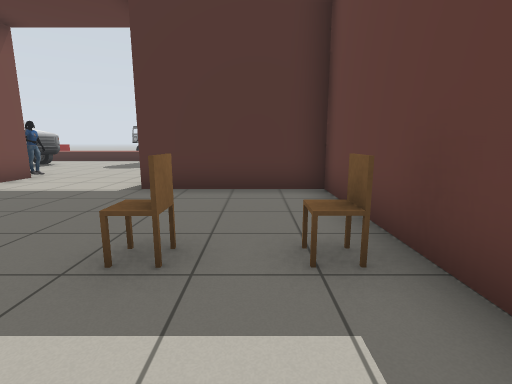
[1] (above)

23 first-person views from a walk through a Gazebo world. The camera is 1 m above the floor, tilts 10° down and sees 85° across. The lines on the ground mark 1 m squares. The floor is counted in squares, 1 m on a side. Each view is taken from the middle of a square. On the plan, view 1 faces up. The plan holds only what a view shows up to about 12 squares ahead; the rest is blank. The place goes on beyond the plan. Gazebo's built-in surfaces are drawn with simple patterns. Simple shapes stand in for some stock models.

[2]
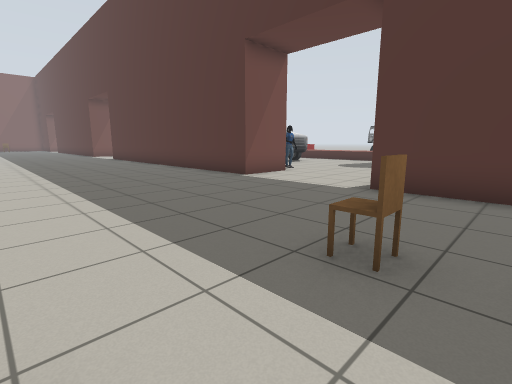

[3]
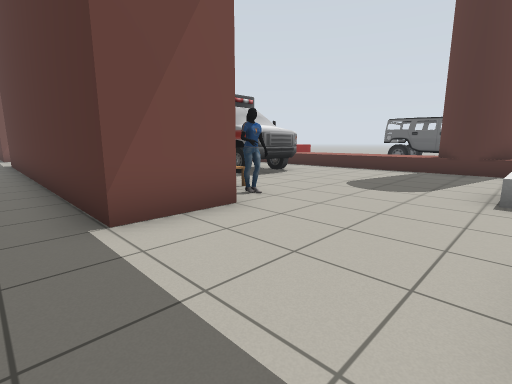

[4]
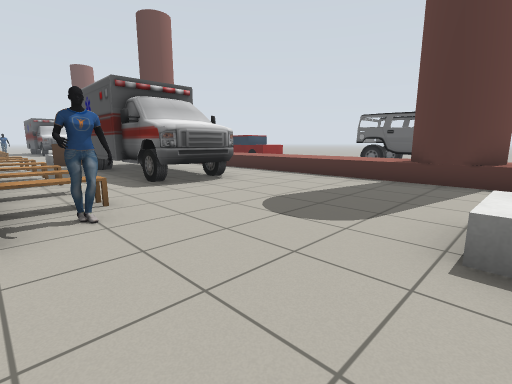

[5]
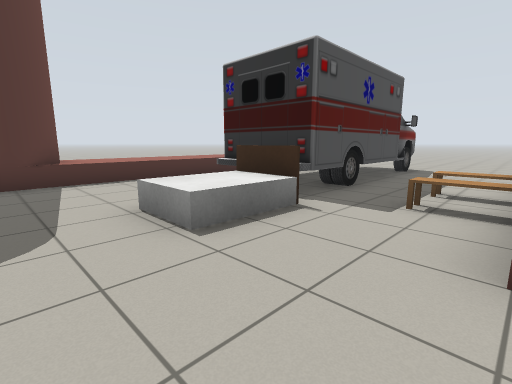

[6]
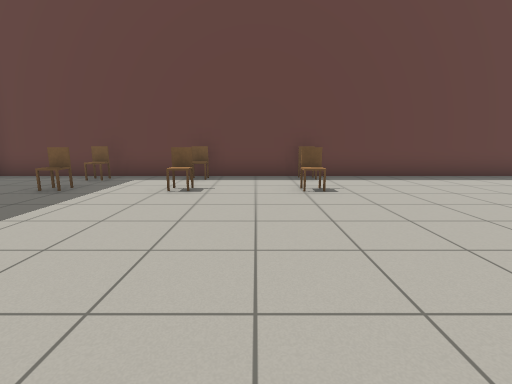

[7]
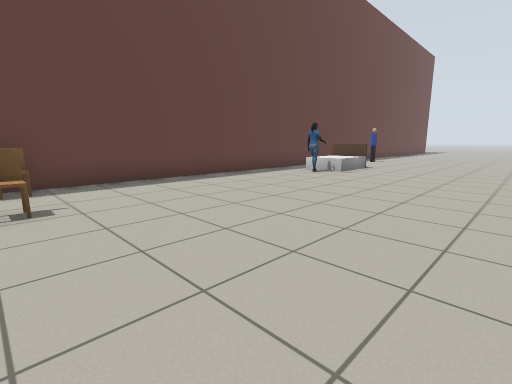

[8]
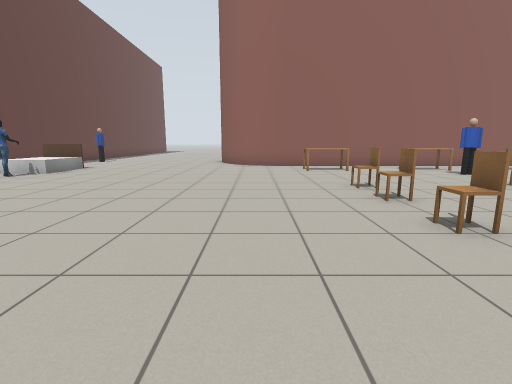

[9]
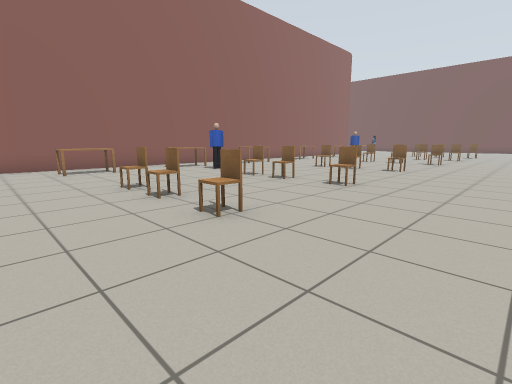

[10]
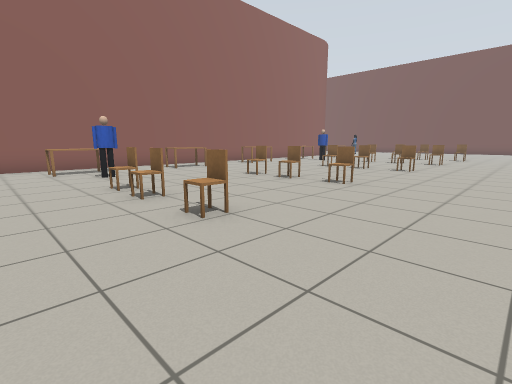

[11]
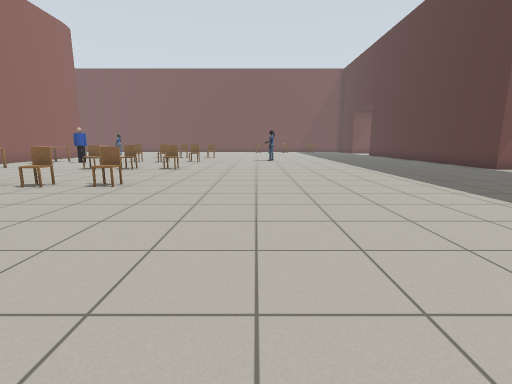

[12]
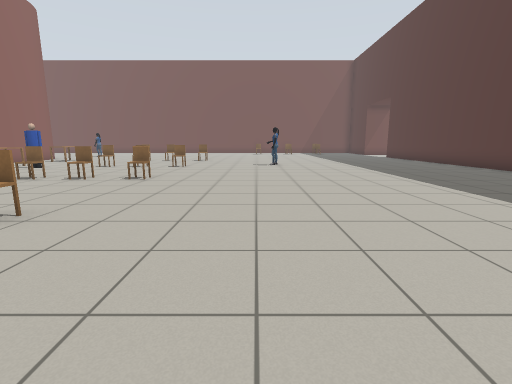

[13]
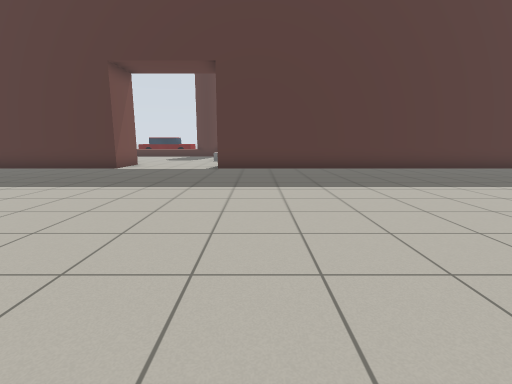

[14]
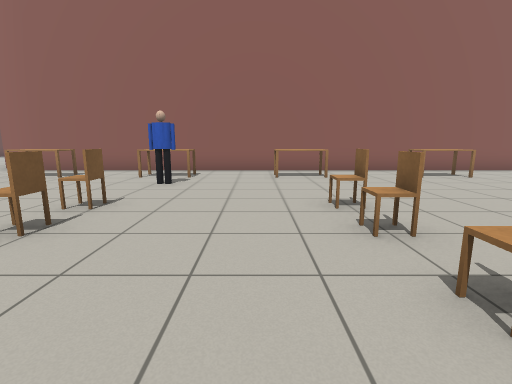

[15]
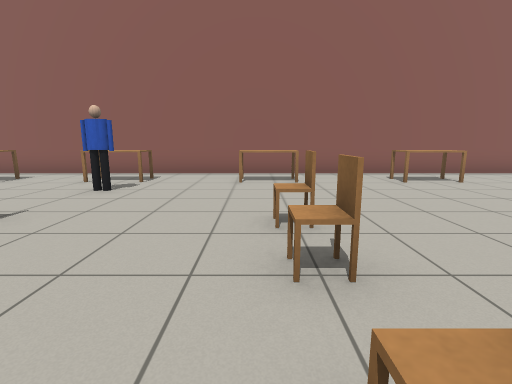

[16]
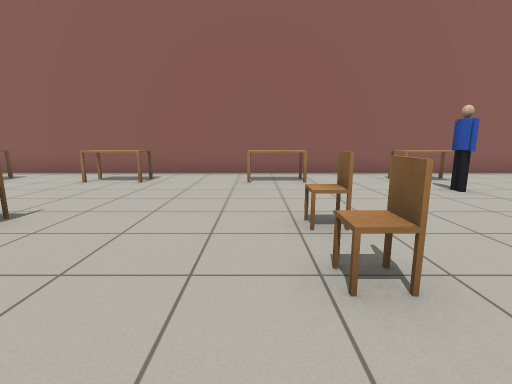

[17]
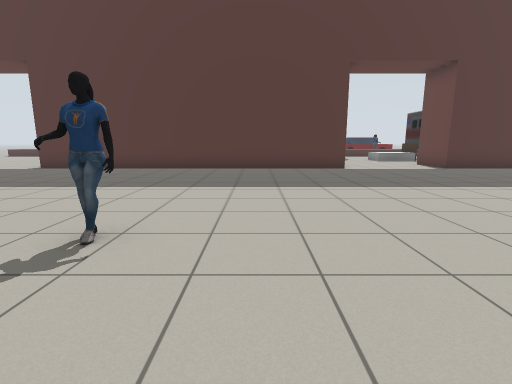

[18]
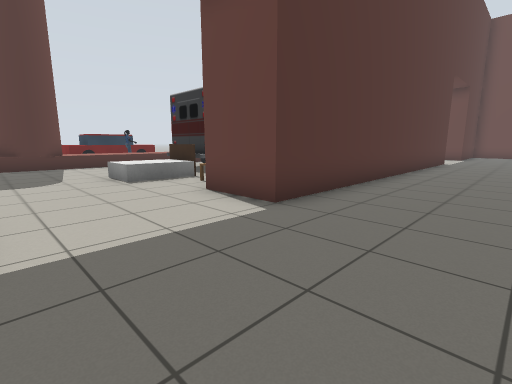

[19]
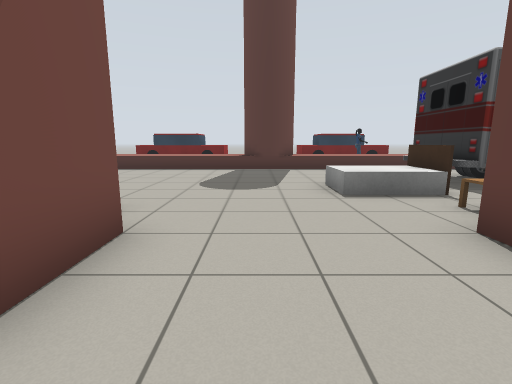

[20]
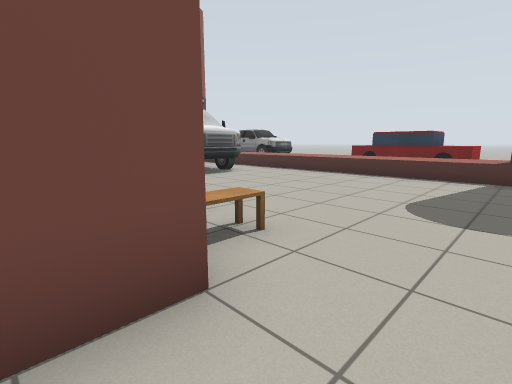

[21]
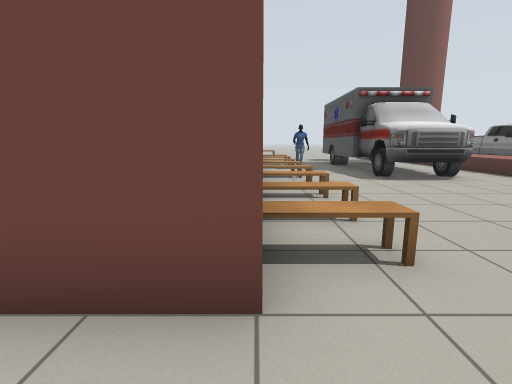

[22]
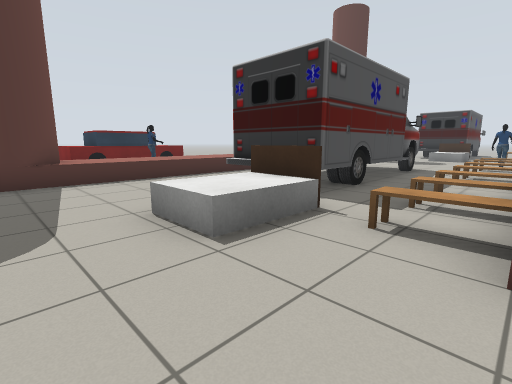

[23]
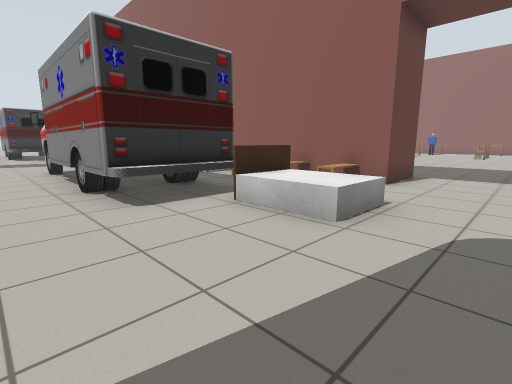

### Floor plan
Key: @ floor where view 1 was taken; # wall or solid block; . floor; = window, fence, low wall or low ledge; A ambulance; P person; C chair; B bed; E bench; T table; O other object.
Columns run from 28 left of view 1 to 2 right of it. Each row starts with its distance up from view 1.
 17 =======###=====  ======###=====
 16 =======##====== =======##======
 15 ...........................
 14 ..........................
 13 A...........AAAAAAAA...... AA
 12 .........BB.AAA AAAA.....BBBAA
 11 .........BB.AAAAAAA......BBBAAA
 10 ...............................
  9 E.EE.E....E.EE.E EE.EP......EE.
  8 #####E....############....  ##
  7     ##....#          #....
  6 ######....############....#####
  5 ..............................#
  4 ..............................#
  3 ..............................#
  2 ...........................C.C#
  1 ..............................#
  0 ................. .........C@C#
 -1 ................      ........#
 -2 P...............     .........#
 -3 ..................... .....C.C#
 -4  .............................#
 -5  .............................#
 -6  C...C........C...C...........#
 -7  ........C....................#
 -8  O...C...CC...C..C............#
 -9  C...C....C...C..C............#
-10  .............................#
-11  ..........................P..#
-12 ..P..........P.............BB.#
-13 .TT..TT..TT..TT..TT........BB #
-14 .TT..TT..TT..TT..TT........BB #
-15 ............................  #
-16 ###################### ...
-17                        ..

Positions as (right, up) in squares from view 1, and headings:
1: (0, 0), facing up
2: (0, 0), facing up-left
3: (-3, 5), facing up-left
4: (-3, 8), facing up-left
5: (-5, 8), facing up-right
6: (-7, -2), facing right
7: (-6, -3), facing down-right
8: (-8, -3), facing down
9: (-8, -3), facing down-left
10: (-12, -3), facing down-left
11: (-12, -3), facing left
12: (-15, -3), facing left
13: (-17, -5), facing up
14: (-17, -5), facing down
15: (-18, -6), facing down
16: (-22, -6), facing down
17: (-26, -5), facing up
18: (-22, 3), facing up-right
19: (-21, 5), facing up
20: (-21, 7), facing up-left
21: (-21, 8), facing left
22: (-21, 8), facing up-right
23: (-21, 15), facing down-right
